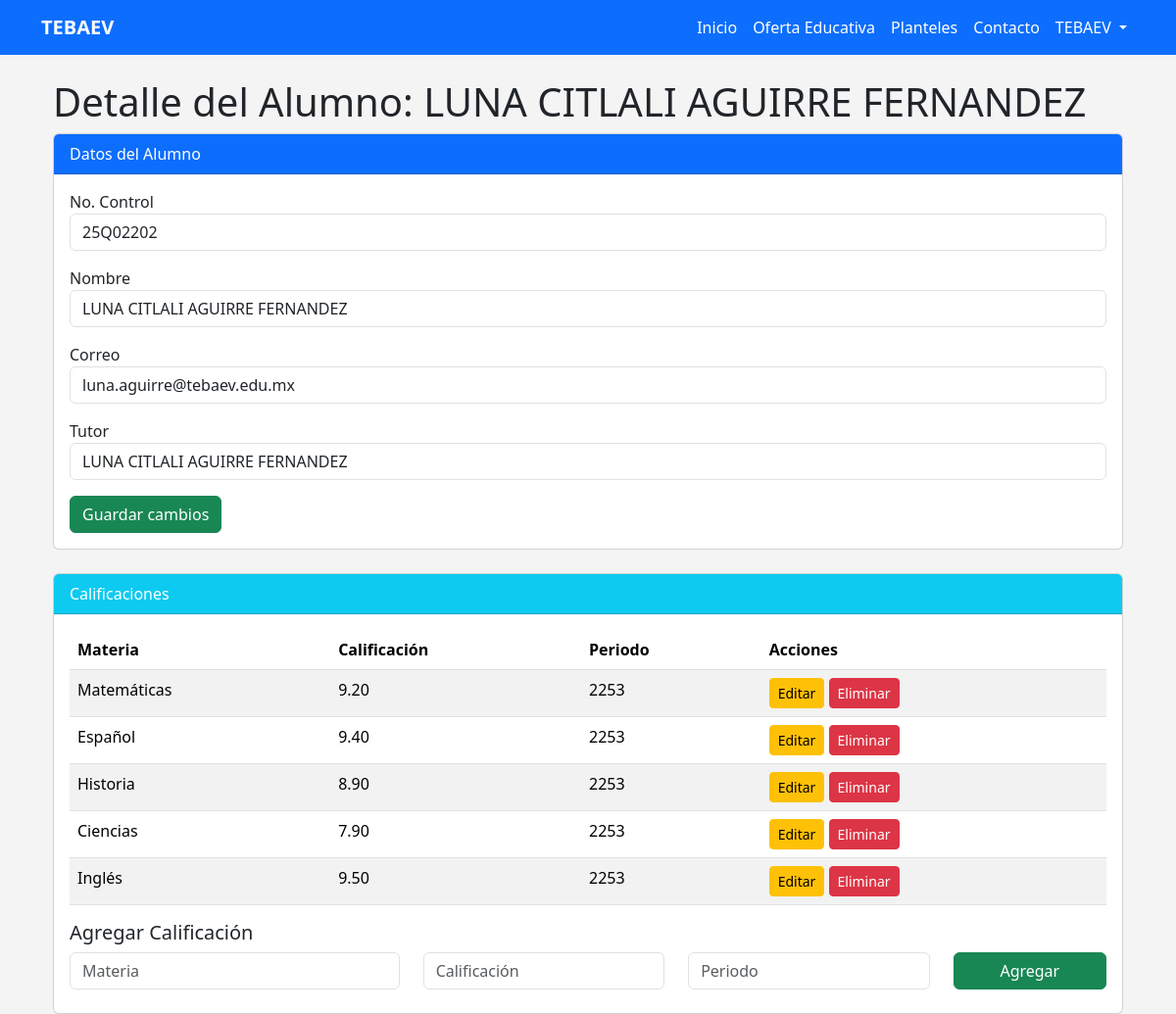
The page /docente/alumno/25Q02202/ on the database as committed earlier.
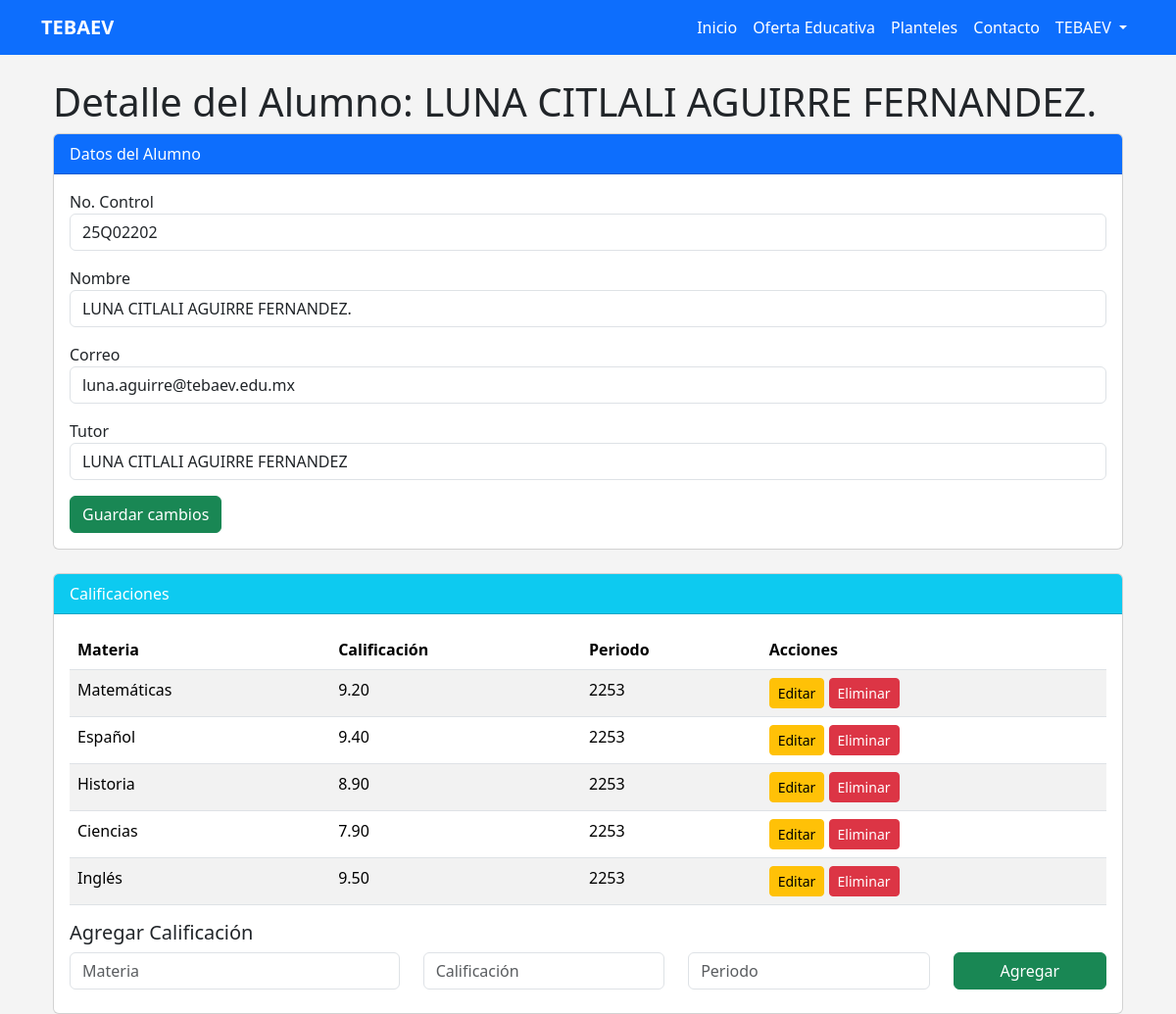
The same page on the database as committed later.
### inicio/models.py (models this page shows, shortened)
class Alumno(models.Model):
    no_control = models.CharField(max_length=20, unique=True)
    nombre = models.CharField(max_length=200)
    modalidad = models.CharField(max_length=50, blank=True, null=True)
    plan_estudios = models.CharField(max_length=100, default="TEBAEV-2024")
    modulo_especialidad = models.CharField(max_length=50, blank=True, null=True)
    creditos_acumulados = models.DecimalField(max_digits=5, decimal_places=1, default=0.0)
    situacion_vigencia = models.CharField(max_length=50, blank=True, null=True)
    periodo_ingreso = models.CharField(max_length=20, blank=True, null=True)
    periodos_convalidados = models.IntegerField(default=0)
    periodo_actual = models.CharField(max_length=20, blank=True, null=True)
    clave_curp = models.CharField(max_length=20, blank=True, null=True)
    fecha_nacimiento = models.DateField(blank=True, null=True)
    calle = models.CharField(max_length=100, blank=True, null=True)
    numero = models.CharField(max_length=10, blank=True, null=True)
    colonia = models.CharField(max_length=50, blank=True, null=True)
    ciudad = models.CharField(max_length=50, blank=True, null=True)
    cp = models.CharField(max_length=10, blank=True, null=True)
    telefono_domicilio = models.CharField(max_length=20, blank=True, null=True)
    telefono_celular = models.CharField(max_length=20, blank=True, null=True)
    correo = models.EmailField()
    escuela_procedencia = models.CharField(max_length=200, blank=True, null=True)
    tutor = models.CharField(max_length=200, blank=True, null=True)
    contraseña = models.CharField(max_length=50, null=True, blank=True)
    avatar = models.ImageField(upload_to='avatars/', null=True, blank=True)

### inicio/views.py (the view)
# urls.py: path('docente/alumno/<str:no_control>/', views.detalle_alumno_docente, name='detalle_alumno_docente'),
def detalle_alumno_docente(request, no_control):
    alumno = Alumno.objects.get(no_control=no_control)
    calificaciones = alumno.calificaciones.all()
    return render(request, "detalle_alumno_docente.html", {
        "alumno": alumno,
        "calificaciones": calificaciones
    })

### templates/detalle_alumno_docente.html (shortened to what this page needs)
{% extends "base.html" %}
{% block content %}
<div class="container mt-4">
    <h1>Detalle del Alumno: {{ alumno.nombre }}</h1>
    <div class="card mb-4">
        <div class="card-header bg-primary text-white">Datos del Alumno</div>
        <div class="card-body">
            <form method="POST">
                <div class="mb-3">
                    <label>No. Control</label>
                    <input type="text" class="form-control" name="no_control" value="{{ alumno.no_control }}" required>
                </div>
                <div class="mb-3">
                    <label>Nombre</label>
                    <input type="text" class="form-control" name="nombre" value="{{ alumno.nombre }}" required>
                </div>
                <div class="mb-3">
                    <label>Correo</label>
                    <input type="email" class="form-control" name="correo" value="{{ alumno.correo }}" required>
                </div>
                <div class="mb-3">
                    <label>Tutor</label>
                    <input type="text" class="form-control" name="tutor" value="{{ alumno.tutor }}">
                </div>
                <button type="submit" class="btn btn-success">Guardar cambios</button>
            </form>
        </div>
    </div>
    <div class="card">
        <div class="card-header bg-info text-white">Calificaciones</div>
        <div class="card-body">
            <table class="table table-striped">
                <thead>
                    <tr>
                        <th>Materia</th>
                        <th>Calificación</th>
                        <th>Periodo</th>
                        <th>Acciones</th>
                    </tr>
                </thead>
                <tbody>
                    {% for cal in calificaciones %}
                    <tr>
                        <td>{{ cal.materia }}</td>
                        <td>{{ cal.calificacion }}</td>
                        <td>{{ cal.periodo }}</td>
                        <td>
                            <a href="{% url 'editar_calificacion' cal.id %}" class="btn btn-sm btn-warning">Editar</a>
                            <a href="{% url 'eliminar_calificacion' cal.id %}"
                               class="btn btn-sm btn-danger"
                               onclick="return confirm('¿Seguro que deseas eliminar esta calificación?');">
                                Eliminar
                            </a>
                        </td>
                    </tr>
                    {% endfor %}
                </tbody>
            </table>
            <h5>Agregar Calificación</h5>
            <form method="POST" action="{% url 'agregar_calificacion' alumno.no_control %}">
                <div class="row">
                    <div class="col-md-4 mb-2">
                        <input type="text" class="form-control" name="materia" placeholder="Materia" required>
                    </div>
                    <div class="col-md-3 mb-2">
                        <input type="number" step="0.01" class="form-control" name="calificacion" placeholder="Calificación" required>
                    </div>
                    <div class="col-md-3 mb-2">
                        <input type="text" class="form-control" name="periodo" placeholder="Periodo" required>
                    </div>
                    <div class="col-md-2 mb-2">
                        <button class="btn btn-success w-100">Agregar</button>
                    </div>
                </div>
            </form>
        </div>
    </div>
</div>
{% endblock %}

Rows that differ between the two databases and show on the page:
changed Alumno "luna.aguirre@tebaev.edu.mx": nombre "LUNA CITLALI AGUIRRE FERNANDEZ" → "LUNA CITLALI AGUIRRE FERNANDEZ."
